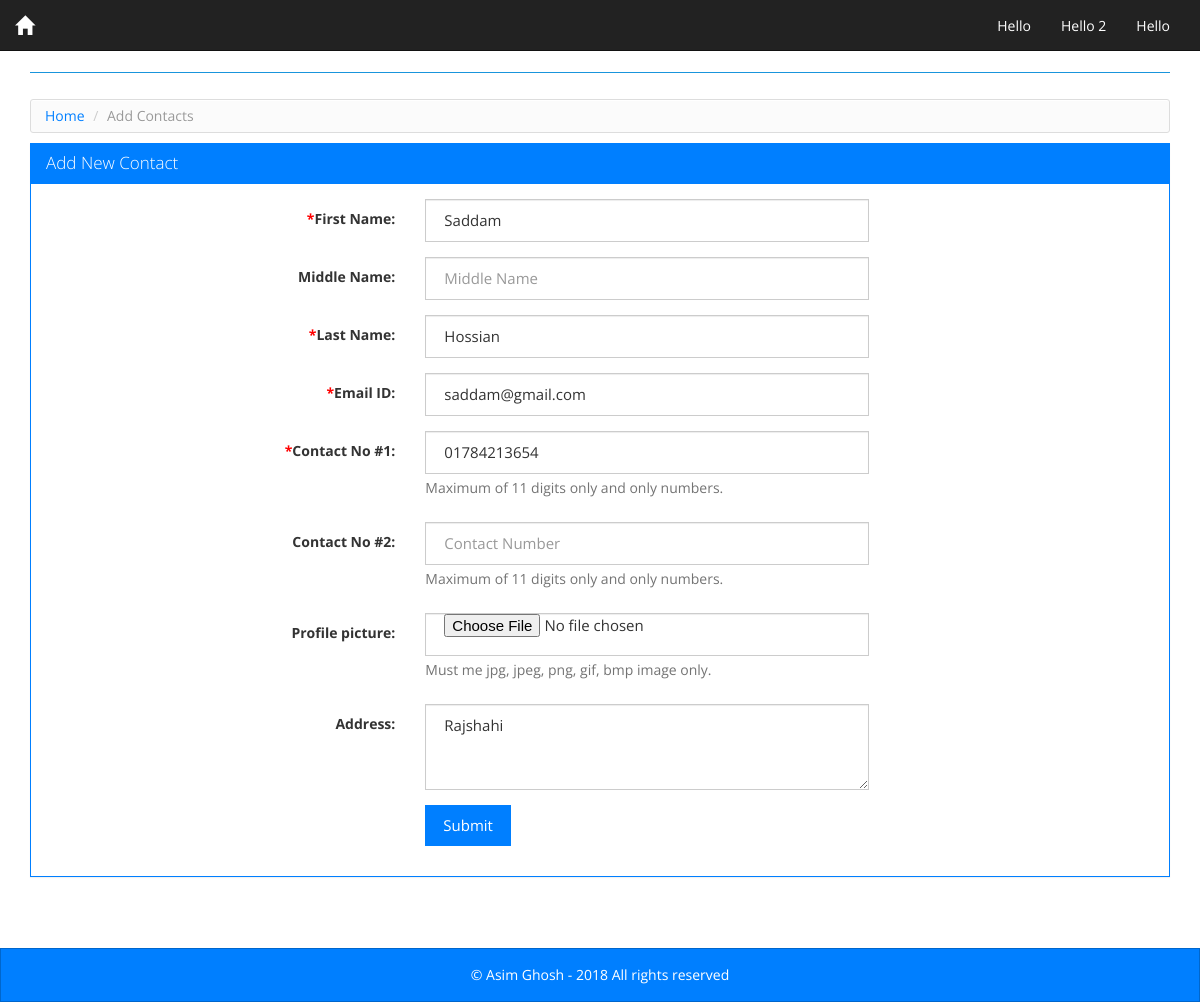
/contacts.php?cid=41, run on the app's committed database.
### tables this page shows
CREATE TABLE IF NOT EXISTS `tbl_contacts` (
`contact_id` int(15) NOT NULL,
  `first_name` varchar(255) NOT NULL,
  `middle_name` varchar(255) NOT NULL,
  `last_name` varchar(255) NOT NULL,
  `address` text,
  `contact_no1` varchar(255) NOT NULL,
  `contact_no2` varchar(255) DEFAULT NULL,
  `email_address` varchar(255) NOT NULL,
  `profile_pic` varchar(255) DEFAULT NULL
);

### contacts.php (the view, shortened to what this page needs)
<?php
require_once './config.php';
include './header.php';
try {
   $sql = "SELECT * FROM tbl_contacts WHERE 1 AND contact_id = :cid";
   $stmt = $DB->prepare($sql);
   $stmt->bindValue(":cid", intval($_GET["cid"]));
   $stmt->execute();
   $results = $stmt->fetchAll();
} catch (Exception $ex) {
  echo $ex->getMessage();
}
?>
<div class="row">
  <ul class="breadcrumb">
      <li><a href="index.php">Home</a></li>
      <li class="active"><?php echo ($_GET["m"] == "update") ? "Edit" : "Add"; ?> Contacts</li>
    </ul>
</div>
  <div class="row">
    <div class="panel panel-primary">
      <div class="panel-heading">
        <h3 class="panel-title"><?php echo ($_GET["m"] == "update") ? "Edit" : "Add"; ?> New Contact</h3>
      </div>
      <div class="panel-body">
        <form class="form-horizontal" name="contact_form" id="contact_form" enctype="multipart/form-data" method="post" action="process_form.php">
          <fieldset>
            <div class="form-group">
              <label class="col-lg-4 control-label" for="first_name"><span class="required">*</span>First Name:</label>
              <div class="col-lg-5">
                <input type="text" value="<?php echo $results[0]["first_name"] ?>" placeholder="First Name" id="first_name" class="form-control" name="first_name"><span id="first_name_err" class="error"></span>
              </div>
            </div>
            <div class="form-group">
              <label class="col-lg-4 control-label" for="middle_name">Middle Name:</label>
              <div class="col-lg-5">
                <input type="text" value="<?php echo $results[0]["middle_name"] ?>" placeholder="Middle Name" id="middle_name" class="form-control" name="middle_name">
              </div>
            </div>
            <div class="form-group">
              <label class="col-lg-4 control-label" for="last_name"><span class="required">*</span>Last Name:</label>
              <div class="col-lg-5">
                <input type="text" value="<?php echo $results[0]["last_name"] ?>" placeholder="Last Name" id="last_name" class="form-control" name="last_name"><span id="last_name_err" class="error"></span>
              </div>
            </div>
            <div class="form-group">
              <label class="col-lg-4 control-label" for="email_id"><span class="required">*</span>Email ID:</label>
              <div class="col-lg-5">
                <input type="email" value="<?php echo $results[0]["email_address"] ?>" placeholder="Email ID" id="email_id" class="form-control" name="email_id"><span id="email_id_err" class="error"></span>
              </div>
            </div>
            <div class="form-group">
              <label class="col-lg-4 control-label" for="contact_no1"><span class="required">*</span>Contact No #1:</label>
              <div class="col-lg-5">
                <input type="number" value="<?php echo $results[0]["contact_no1"] ?>" placeholder="Contact Number" id="contact_no1" class="form-control" name="contact_no1"><span id="contact_no1_err" class="error"></span>
                <span class="help-block">Maximum of 11 digits only and only numbers.</span>
              </div>
            </div>
            <div class="form-group">
              <label class="col-lg-4 control-label" for="contact_no2">Contact No #2:</label>
              <div class="col-lg-5">
                <input type="number" value="<?php echo $results[0]["contact_no2"] ?>" placeholder="Contact Number" id="contact_no2" class="form-control" name="contact_no2"><span id="contact_no2_err" class="error"></span>
                <span class="help-block">Maximum of 11 digits only and only numbers.</span>
              </div>
            </div>
            <div class="form-group">
              <label class="col-lg-4 control-label" for="profile_pic">Profile picture:</label>
              <div class="col-lg-5">
                <input type="file"  id="profile_pic" class="form-control file" name="profile_pic"><span id="profile_pic_err" class="error"></span>
                <span class="help-block">Must me jpg, jpeg, png, gif, bmp image only.</span>
              </div>
            </div>
            <div class="form-group">
              <label class="col-lg-4 control-label" for="address">Address:</label>
              <div class="col-lg-5">
                <textarea id="address" name="address" rows="3" class="form-control"><?php echo $results[0]["address"] ?></textarea>
              </div>
            </div>
            <div class="form-group">
              <div class="col-lg-5 col-lg-offset-4">
                <button class="btn btn-primary" type="submit">Submit</button>
              </div>
            </div>
          </fieldset>
        </form>
      </div>
    </div>
  </div>
<?php
include './footer.php';
?>

### style.css (style rules this page uses)
html, body { height: 100%; }
body { font-size: 14px; line-height: 18px; }
.mainbody .row { margin: 0px; }
.panel-body { width: 100%; margin: 0 auto; }
.breadcrumb { background-color: #FBFBFB; background-image: -moz-linear-gradient(center top , #FFFFFF, #F5F5F5); background-repeat: repeat-x; border: 1px solid #DDDDDD; border-radius: 3px; box-shadow: 0 1px 0 #FFFFFF inset; list-style: none outside none; margin: 5px 0 10px 0; padding: 7px 14px; }
.breadcrumb li { display: inline-block; text-shadow: 0 1px 0 #FFFFFF; }
.required { color: #f00; }
.file { padding: 0 18px; }

### data on the page
tbl_contacts: first_name "Saddam", last_name "Hossian", email_id "saddam@gmail.com", contact_no1 "01784213654", address "Rajshahi"
